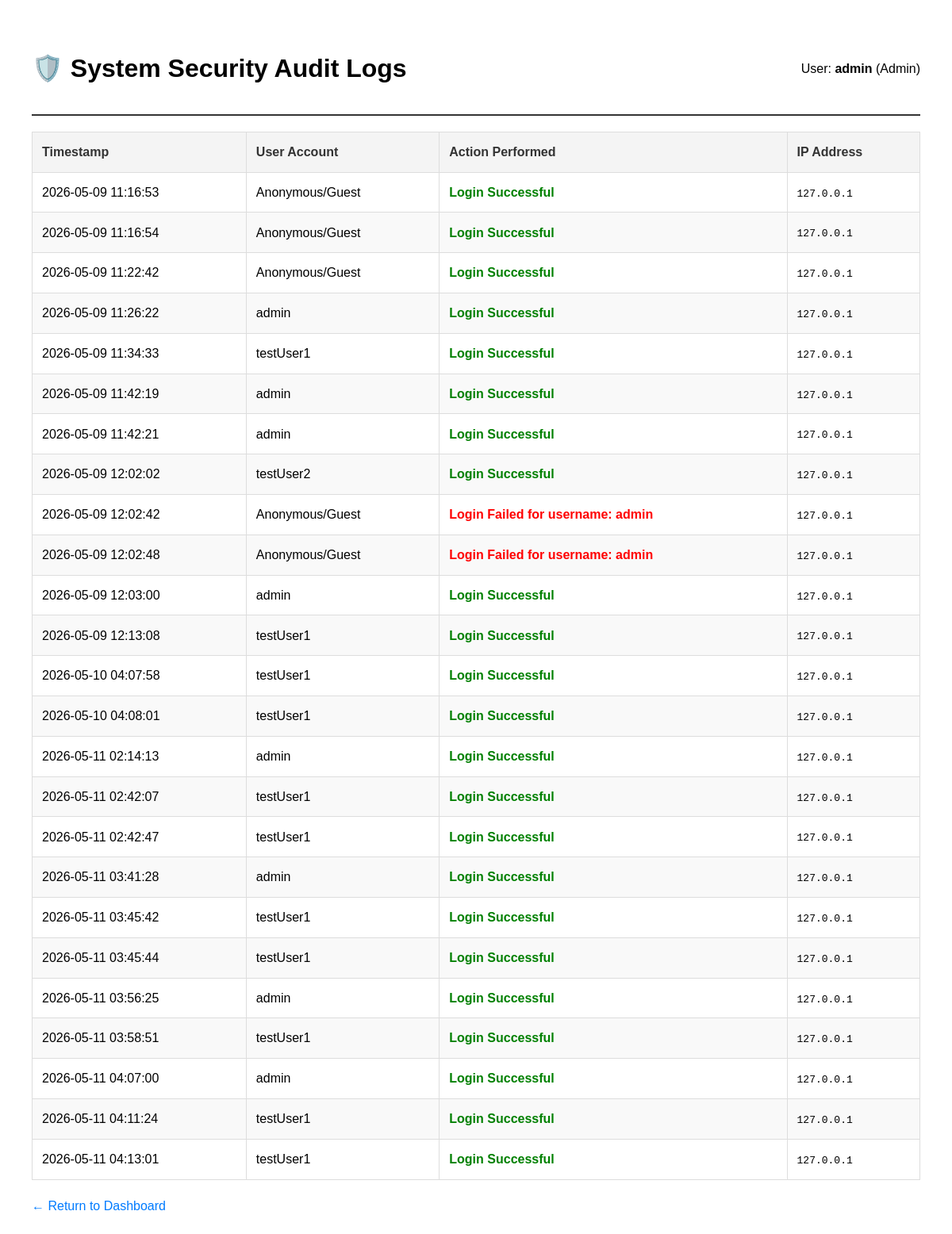
Page /audit-log/ (signed in) on the committed database.
### events/models.py (models this page shows, shortened)
class AuditLog(models.Model):
    action = models.CharField(max_length=255)
    user = models.ForeignKey(User, on_delete=models.SET_NULL, null=True, blank=True)
    ip_address = models.GenericIPAddressField(null=True, blank=True)
    timestamp = models.DateTimeField(auto_now_add=True)

### events/views.py (the view)
# urls.py: path('audit-log/', event_views.AuditLogListView.as_view(), name='audit_log'),
class AuditLogListView(UserPassesTestMixin, ListView):
    model = AuditLog
    template_name = 'events/audit_log.html'
    context_object_name = 'logs'
    def test_func(self):
        return self.request.user.is_staff

### templates/events/audit_log.html (shortened to what this page needs)
<!DOCTYPE html>
<html>
<head>
</head>
<body>
    <div class="dashboard-header">
        <h1>🛡️ System Security Audit Logs</h1>
        <p>User: <strong>{{ user.username }}</strong> (Admin)</p>
    </div>
    <table>
        <thead>
            <tr>
                <th>Timestamp</th>
                <th>User Account</th>
                <th>Action Performed</th>
                <th>IP Address</th>
            </tr>
        </thead>
        <tbody>
            {% for log in logs %}
            <tr>
                <td>{{ log.timestamp|date:"Y-m-d H:i:s" }}</td>
                <td>{{ log.user|default:"Anonymous/Guest" }}</td>
                <td>
                    <span class="{% if 'Failed' in log.action %}status-failed{% else %}status-success{% endif %}">
                        {{ log.action }}
                    </span>
                </td>
                <td><code>{{ log.ip_address }}</code></td>
            </tr>
            {% empty %}
            <tr>
                <td colspan="4" style="text-align: center;">No security events recorded.</td>
            </tr>
            {% endfor %}
        </tbody>
    </table>
    <a href="{% url 'home' %}" class="back-link">← Return to Dashboard</a>
</body>
</html>

### templates/events/audit_log.html (style rules this page uses)
body { font-family: sans-serif; margin: 40px; line-height: 1.6; }
.dashboard-header { display: flex; justify-content: space-between; align-items: center; border-bottom: 2px solid #333; padding-bottom: 10px; }
table { width: 100%; border-collapse: collapse; margin-top: 20px; }
th, td { border: 1px solid #ddd; padding: 12px; text-align: left; }
th { background-color: #f4f4f4; color: #333; }
tr:nth-child(even) { background-color: #f9f9f9; }
.status-success { color: green; font-weight: bold; }
.status-failed { color: red; font-weight: bold; }
.back-link { margin-top: 20px; display: inline-block; text-decoration: none; color: #007bff; }

### rows in the picture
AuditLog: timestamp "2026-05-09 11:16:53", user "Anonymous/Guest", action "Login Successful", ip_address "127.0.0.1"
AuditLog: timestamp "2026-05-09 11:16:54", user "Anonymous/Guest", action "Login Successful", ip_address "127.0.0.1"
AuditLog: timestamp "2026-05-09 11:22:42", user "Anonymous/Guest", action "Login Successful", ip_address "127.0.0.1"
AuditLog: timestamp "2026-05-09 11:26:22", user "admin", action "Login Successful", ip_address "127.0.0.1"
AuditLog: timestamp "2026-05-09 11:34:33", user "testUser1", action "Login Successful", ip_address "127.0.0.1"
AuditLog: timestamp "2026-05-09 11:42:19", user "admin", action "Login Successful", ip_address "127.0.0.1"
AuditLog: timestamp "2026-05-09 11:42:21", user "admin", action "Login Successful", ip_address "127.0.0.1"
AuditLog: timestamp "2026-05-09 12:02:02", user "testUser2", action "Login Successful", ip_address "127.0.0.1"
AuditLog: timestamp "2026-05-09 12:02:42", user "Anonymous/Guest", action "Login Failed for username: admin", ip_address "127.0.0.1"
AuditLog: timestamp "2026-05-09 12:02:48", user "Anonymous/Guest", action "Login Failed for username: admin", ip_address "127.0.0.1"
AuditLog: timestamp "2026-05-09 12:03:00", user "admin", action "Login Successful", ip_address "127.0.0.1"
AuditLog: timestamp "2026-05-09 12:13:08", user "testUser1", action "Login Successful", ip_address "127.0.0.1"
AuditLog: timestamp "2026-05-10 04:07:58", user "testUser1", action "Login Successful", ip_address "127.0.0.1"
AuditLog: timestamp "2026-05-10 04:08:01", user "testUser1", action "Login Successful", ip_address "127.0.0.1"
AuditLog: timestamp "2026-05-11 02:14:13", user "admin", action "Login Successful", ip_address "127.0.0.1"
AuditLog: timestamp "2026-05-11 02:42:07", user "testUser1", action "Login Successful", ip_address "127.0.0.1"
AuditLog: timestamp "2026-05-11 02:42:47", user "testUser1", action "Login Successful", ip_address "127.0.0.1"
AuditLog: timestamp "2026-05-11 03:41:28", user "admin", action "Login Successful", ip_address "127.0.0.1"
AuditLog: timestamp "2026-05-11 03:45:42", user "testUser1", action "Login Successful", ip_address "127.0.0.1"
AuditLog: timestamp "2026-05-11 03:45:44", user "testUser1", action "Login Successful", ip_address "127.0.0.1"
AuditLog: timestamp "2026-05-11 03:56:25", user "admin", action "Login Successful", ip_address "127.0.0.1"
AuditLog: timestamp "2026-05-11 03:58:51", user "testUser1", action "Login Successful", ip_address "127.0.0.1"
AuditLog: timestamp "2026-05-11 04:07:00", user "admin", action "Login Successful", ip_address "127.0.0.1"
AuditLog: timestamp "2026-05-11 04:11:24", user "testUser1", action "Login Successful", ip_address "127.0.0.1"
AuditLog: timestamp "2026-05-11 04:13:01", user "testUser1", action "Login Successful", ip_address "127.0.0.1"

### other values in the picture
{{ user.username }} "admin"
